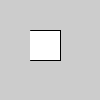
Frame 1 (no input)
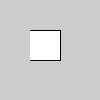
Frame 60 (the mouse pressed at the canvas centre just before this capture)
Frame 120 (the mouse held since frame 60 and released just before this capture): identical to frame 60, image omitted

The Processing sketch that drew these frames (run headless with seeded random() and noise(); from frame 60 on, the mouse is pressed at the canvas centre):

// Processing sketch: sketch_260127b_vector
// ── sketch_260127b_vector.pde
PVector p;
ArrayList<PVector> poly;

void setup () {
  p = new PVector(30, 50);
  poly = new ArrayList<PVector>();
  poly.add(new PVector(30, 30));
  poly.add(new PVector(60, 30));
  poly.add(new PVector(60, 60));
  poly.add(new PVector(30, 60));
}
void draw () {
  println(p.x + " " + p.y);
  drawPoint(p);
  beginShape();
  for (PVector v: poly) {
    vertex(v.x, v.y);
  }
  endShape();
}

void drawPoint(PVector p) {
  point(p.x, p.y);
}
